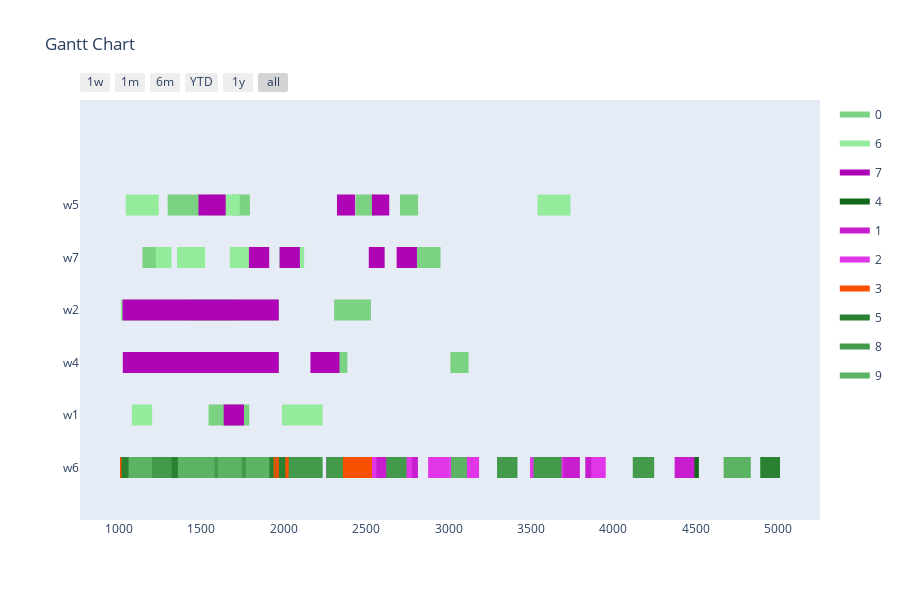

Source (notebook cell):
### Markdown cell above
Config 2 - Test with Two Point Crossover

### Code cell
optimizer = BaseGA(env)
optimizer.set_minimize()
# optional (in this case, all options given are the default option, if the configuration step is skipped)
optimizer.configure('tardiness', 'twopointcrossover', 'roulettewheel', 'randomize')
# choose an input generator (optional) -> decides how the data gets converted into the optimizer format
#optimizer.set_input_generator('SameLengthAlternativesGenerator')
# all parameters after offspring_amount are optional (in this case -> verbose=True)
result, best_fitness_history, average_fitness_history, best_generation_history, feasible_gen = optimizer.optimize(orders, max_generations, earliest_time_slot, last_time_slot, population_size, offspring_amount, verbose=True)
workstation_assignments = reformat_result(result, orders, env)
visualize(workstation_assignments, best_fitness_history, average_fitness_history, best_generation_history, feasible_gen)

### Figure 1 — Plotly figure (JSON) as saved in the notebook; plotly's stock layout.template omitted (floating-point values rounded to 4 significant figures; data arrays with more than 128 entries replaced by an {"elided": "..."} marker saying what was removed)
{"data": [{"fill": "toself", "fillcolor": "rgb(124, 210, 131)", "hoverinfo": "name", "legendgroup": "rgb(124, 210, 131)", "mode": "none", "name": "0", "type": "scatter", "x": [2705, 2815, 2815, 2705, 2705, 537, 657, 657, 537, 537, 1296, 1496, 1496, 1296, 1296, 2436, 2556, 2556, 2436, 2436, 1685, 1795, 1795, 1685, 1685, 1143, 1239, 1239, 1143, 1143, 2703, 2873, 2873, 2703, 2703, 2828, 2951, 2951, 2828, 2828, 1437, 1660, 1660, 1437, 1437, 2306, 2529, 2529, 2306, 2306, 1474, 1697, 1697, 1474, 1474, 3011, 3121, 3121, 3011, 3011, 2194, 2304, 2304, 2194, 2194, 2266, 2386, 2386, 2266, 2266, 1617, 1737, 1737, 1617, 1617, 287, 427, 427, 287, 287, 1544, 1791, 1791, 1544, 1544, 666, 913, 913, 666], "y": [4.8, 4.8, 5.2, 5.2, null, 4.8, 4.8, 5.2, 5.2, null, 4.8, 4.8, 5.2, 5.2, null, 4.8, 4.8, 5.2, 5.2, null, 4.8, 4.8, 5.2, 5.2, null, 3.8, 3.8, 4.2, 4.2, null, 3.8, 3.8, 4.2, 4.2, null, 3.8, 3.8, 4.2, 4.2, null, 2.8, 2.8, 3.2, 3.2, null, 2.8, 2.8, 3.2, 3.2, null, 2.8, 2.8, 3.2, 3.2, null, 1.8, 1.8, 2.2, 2.2, null, 1.8, 1.8, 2.2, 2.2, null, 1.8, 1.8, 2.2, 2.2, null, 1.8, 1.8, 2.2, 2.2, null, 1.8, 1.8, 2.2, 2.2, null, 0.8, 0.8, 1.2, 1.2, null, 0.8, 0.8, 1.2, 1.2]}, {"fill": "toself", "fillcolor": "rgb(149, 235, 156)", "hoverinfo": "name", "legendgroup": "rgb(149, 235, 156)", "mode": "none", "name": "6", "type": "scatter", "x": [279, 384, 384, 279, 279, 3539, 3739, 3739, 3539, 3539, 1533, 1733, 1733, 1533, 1533, 656, 856, 856, 656, 656, 1042, 1242, 1242, 1042, 1042, 1673, 1796, 1796, 1673, 1673, 1353, 1523, 1523, 1353, 1353, 1731, 1881, 1881, 1731, 1731, 1224, 1320, 1320, 1224, 1224, 1974, 2124, 2124, 1974, 1974, 880, 1012, 1012, 880, 880, 1272, 1402, 1402, 1272, 1272, 279, 419, 419, 279, 279, 852, 992, 992, 852, 852, 995, 1105, 1105, 995, 995, 1177, 1317, 1317, 1177, 1177, 1989, 2236, 2236, 1989, 1989, 1079, 1202, 1202, 1079], "y": [4.8, 4.8, 5.2, 5.2, null, 4.8, 4.8, 5.2, 5.2, null, 4.8, 4.8, 5.2, 5.2, null, 4.8, 4.8, 5.2, 5.2, null, 4.8, 4.8, 5.2, 5.2, null, 3.8, 3.8, 4.2, 4.2, null, 3.8, 3.8, 4.2, 4.2, null, 3.8, 3.8, 4.2, 4.2, null, 3.8, 3.8, 4.2, 4.2, null, 3.8, 3.8, 4.2, 4.2, null, 2.8, 2.8, 3.2, 3.2, null, 1.8, 1.8, 2.2, 2.2, null, 1.8, 1.8, 2.2, 2.2, null, 1.8, 1.8, 2.2, 2.2, null, 1.8, 1.8, 2.2, 2.2, null, 1.8, 1.8, 2.2, 2.2, null, 0.8, 0.8, 1.2, 1.2, null, 0.8, 0.8, 1.2, 1.2]}, {"fill": "toself", "fillcolor": "rgb(174, 4, 181)", "hoverinfo": "name", "legendgroup": "rgb(174, 4, 181)", "mode": "none", "name": "7", "type": "scatter", "x": [1543, 1648, 1648, 1543, 1543, 2535, 2640, 2640, 2535, 2535, 2323, 2433, 2433, 2323, 2323, 1483, 1588, 1588, 1483, 1483, 223, 328, 328, 223, 223, 1975, 2098, 2098, 1975, 1975, 1789, 1912, 1912, 1789, 1789, 2685, 2808, 2808, 2685, 2685, 882, 978, 978, 882, 882, 326, 496, 496, 326, 326, 2516, 2612, 2612, 2516, 2516, 799, 1022, 1022, 799, 799, 2208, 2338, 2338, 2208, 2208, 1586, 1696, 1696, 1586, 1586, 950, 1080, 1080, 950, 950, 914, 1024, 1024, 914, 914, 2162, 2272, 2272, 2162, 2162, 1636, 1759, 1759, 1636], "y": [4.8, 4.8, 5.2, 5.2, null, 4.8, 4.8, 5.2, 5.2, null, 4.8, 4.8, 5.2, 5.2, null, 4.8, 4.8, 5.2, 5.2, null, 4.8, 4.8, 5.2, 5.2, null, 3.8, 3.8, 4.2, 4.2, null, 3.8, 3.8, 4.2, 4.2, null, 3.8, 3.8, 4.2, 4.2, null, 3.8, 3.8, 4.2, 4.2, null, 3.8, 3.8, 4.2, 4.2, null, 3.8, 3.8, 4.2, 4.2, null, 2.8, 2.8, 3.2, 3.2, null, 1.8, 1.8, 2.2, 2.2, null, 1.8, 1.8, 2.2, 2.2, null, 1.8, 1.8, 2.2, 2.2, null, 1.8, 1.8, 2.2, 2.2, null, 1.8, 1.8, 2.2, 2.2, null, 0.8, 0.8, 1.2, 1.2]}, {"fill": "toself", "fillcolor": "rgb(18, 104, 25)", "hoverinfo": "name", "legendgroup": "rgb(18, 104, 25)", "mode": "none", "name": "4", "type": "scatter", "x": {"elided": "134 int values"}, "y": {"elided": "134 float values"}}, {"fill": "toself", "fillcolor": "rgb(199, 29, 206)", "hoverinfo": "name", "legendgroup": "rgb(199, 29, 206)", "mode": "none", "name": "1", "type": "scatter", "x": [3664, 3794, 3794, 3664, 3664, 3829, 3934, 3934, 3829, 3829, 734, 849, 849, 734, 734, 502, 656, 656, 502, 502, 4371, 4491, 4491, 4371, 4371, 2300, 2392, 2392, 2300, 2300, 2258, 2371, 2371, 2258, 2258, 3666, 3796, 3796, 3666, 3666, 1367, 1480, 1480, 1367, 1367, 1781, 1911, 1911, 1781, 1781, 1377, 1482, 1482, 1377, 1377, 2500, 2645, 2645, 2500, 2500, 4123, 4243, 4243, 4123, 4123, 1581, 1711, 1711, 1581, 1581, 537, 625, 625, 537, 537, 2598, 2703, 2703, 2598, 2598, 1125, 1213, 1213, 1125, 1125, 851, 943, 943, 851, 851, 688, 803, 803, 688, 688, 1711, 1816, 1816, 1711, 1711, 2299, 2509, 2509, 2299, 2299, 2684, 2814, 2814, 2684, 2684, 1905, 2085, 2085, 1905], "y": [-0.2, -0.2, 0.2, 0.2, null, -0.2, -0.2, 0.2, 0.2, null, -0.2, -0.2, 0.2, 0.2, null, -0.2, -0.2, 0.2, 0.2, null, -0.2, -0.2, 0.2, 0.2, null, -0.2, -0.2, 0.2, 0.2, null, -0.2, -0.2, 0.2, 0.2, null, -0.2, -0.2, 0.2, 0.2, null, -0.2, -0.2, 0.2, 0.2, null, -0.2, -0.2, 0.2, 0.2, null, -0.2, -0.2, 0.2, 0.2, null, -0.2, -0.2, 0.2, 0.2, null, -0.2, -0.2, 0.2, 0.2, null, -0.2, -0.2, 0.2, 0.2, null, -0.2, -0.2, 0.2, 0.2, null, -0.2, -0.2, 0.2, 0.2, null, -0.2, -0.2, 0.2, 0.2, null, -0.2, -0.2, 0.2, 0.2, null, -0.2, -0.2, 0.2, 0.2, null, -0.2, -0.2, 0.2, 0.2, null, -0.2, -0.2, 0.2, 0.2, null, -0.2, -0.2, 0.2, 0.2, null, -0.2, -0.2, 0.2, 0.2]}, {"fill": "toself", "fillcolor": "rgb(224, 54, 231)", "hoverinfo": "name", "legendgroup": "rgb(224, 54, 231)", "mode": "none", "name": "2", "type": "scatter", "x": [3581, 3696, 3696, 3581, 3581, 2876, 3001, 3001, 2876, 2876, 1311, 1411, 1411, 1311, 1311, 1528, 1648, 1648, 1528, 1528, 2266, 2376, 2376, 2266, 2266, 495, 610, 610, 495, 495, 1184, 1309, 1309, 1184, 1184, 549, 699, 699, 549, 549, 2296, 2352, 2352, 2296, 2296, 3494, 3590, 3590, 3494, 3494, 3866, 3953, 3953, 3866, 3866, 3309, 3371, 3371, 3309, 3309, 2679, 2779, 2779, 2679, 2679, 1777, 1907, 1907, 1777, 1777, 433, 520, 520, 433, 433, 1136, 1316, 1316, 1136, 1136, 2908, 3004, 3004, 2908, 2908, 3005, 3185, 3185, 3005, 3005, 1802, 1922, 1922, 1802, 1802, 2402, 2562, 2562, 2402, 2402, 1516, 1636, 1636, 1516, 1516, 337, 467, 467, 337, 337, 1984, 2099, 2099, 1984], "y": [-0.2, -0.2, 0.2, 0.2, null, -0.2, -0.2, 0.2, 0.2, null, -0.2, -0.2, 0.2, 0.2, null, -0.2, -0.2, 0.2, 0.2, null, -0.2, -0.2, 0.2, 0.2, null, -0.2, -0.2, 0.2, 0.2, null, -0.2, -0.2, 0.2, 0.2, null, -0.2, -0.2, 0.2, 0.2, null, -0.2, -0.2, 0.2, 0.2, null, -0.2, -0.2, 0.2, 0.2, null, -0.2, -0.2, 0.2, 0.2, null, -0.2, -0.2, 0.2, 0.2, null, -0.2, -0.2, 0.2, 0.2, null, -0.2, -0.2, 0.2, 0.2, null, -0.2, -0.2, 0.2, 0.2, null, -0.2, -0.2, 0.2, 0.2, null, -0.2, -0.2, 0.2, 0.2, null, -0.2, -0.2, 0.2, 0.2, null, -0.2, -0.2, 0.2, 0.2, null, -0.2, -0.2, 0.2, 0.2, null, -0.2, -0.2, 0.2, 0.2, null, -0.2, -0.2, 0.2, 0.2, null, -0.2, -0.2, 0.2, 0.2]}, {"fill": "toself", "fillcolor": "rgb(249, 79, 0)", "hoverinfo": "name", "legendgroup": "rgb(249, 79, 0)", "mode": "none", "name": "3", "type": "scatter", "x": [1235, 1335, 1335, 1235, 1235, 332, 388, 388, 332, 332, 1161, 1258, 1258, 1161, 1161, 440, 540, 540, 440, 440, 455, 575, 575, 455, 455, 925, 1085, 1085, 925, 925, 632, 719, 719, 632, 632, 548, 738, 738, 548, 548, 1007, 1137, 1137, 1007, 1007, 1228, 1413, 1413, 1228, 1228, 454, 584, 584, 454, 454, 2355, 2535, 2535, 2355, 2355, 1392, 1502, 1502, 1392, 1392, 1022, 1142, 1142, 1022, 1022, 520, 640, 640, 520, 520, 911, 998, 998, 911, 911, 1124, 1234, 1234, 1124, 1124, 312, 442, 442, 312, 312, 993, 1146, 1146, 993, 993, 316, 426, 426, 316, 316, 1347, 1467, 1467, 1347, 1347, 507, 594, 594, 507, 507, 1913, 2093, 2093, 1913], "y": [-0.2, -0.2, 0.2, 0.2, null, -0.2, -0.2, 0.2, 0.2, null, -0.2, -0.2, 0.2, 0.2, null, -0.2, -0.2, 0.2, 0.2, null, -0.2, -0.2, 0.2, 0.2, null, -0.2, -0.2, 0.2, 0.2, null, -0.2, -0.2, 0.2, 0.2, null, -0.2, -0.2, 0.2, 0.2, null, -0.2, -0.2, 0.2, 0.2, null, -0.2, -0.2, 0.2, 0.2, null, -0.2, -0.2, 0.2, 0.2, null, -0.2, -0.2, 0.2, 0.2, null, -0.2, -0.2, 0.2, 0.2, null, -0.2, -0.2, 0.2, 0.2, null, -0.2, -0.2, 0.2, 0.2, null, -0.2, -0.2, 0.2, 0.2, null, -0.2, -0.2, 0.2, 0.2, null, -0.2, -0.2, 0.2, 0.2, null, -0.2, -0.2, 0.2, 0.2, null, -0.2, -0.2, 0.2, 0.2, null, -0.2, -0.2, 0.2, 0.2, null, -0.2, -0.2, 0.2, 0.2, null, -0.2, -0.2, 0.2, 0.2]}, {"fill": "toself", "fillcolor": "rgb(43, 129, 50)", "hoverinfo": "name", "legendgroup": "rgb(43, 129, 50)", "mode": "none", "name": "5", "type": "scatter", "x": [2122, 2178, 2178, 2122, 2122, 1275, 1465, 1465, 1275, 1275, 973, 1163, 1163, 973, 973, 4890, 5010, 5010, 4890, 4890, 1371, 1467, 1467, 1371, 1371, 1890, 2010, 2010, 1890, 1890, 2301, 2357, 2357, 2301, 2301, 1954, 2010, 2010, 1954, 1954, 1633, 1783, 1783, 1633, 1633, 628, 684, 684, 628, 628, 1939, 1995, 1995, 1939, 1939, 852, 1037, 1037, 852, 852, 886, 1016, 1016, 886, 886, 1286, 1348, 1348, 1286, 1286, 538, 625, 625, 538, 538, 478, 628, 628, 478, 478, 1042, 1172, 1172, 1042, 1042, 1841, 1951, 1951, 1841, 1841, 1406, 1462, 1462, 1406, 1406, 1167, 1223, 1223, 1167, 1167, 2142, 2229, 2229, 2142, 2142, 3297, 3417, 3417, 3297, 3297, 3538, 3663, 3663, 3538], "y": [-0.2, -0.2, 0.2, 0.2, null, -0.2, -0.2, 0.2, 0.2, null, -0.2, -0.2, 0.2, 0.2, null, -0.2, -0.2, 0.2, 0.2, null, -0.2, -0.2, 0.2, 0.2, null, -0.2, -0.2, 0.2, 0.2, null, -0.2, -0.2, 0.2, 0.2, null, -0.2, -0.2, 0.2, 0.2, null, -0.2, -0.2, 0.2, 0.2, null, -0.2, -0.2, 0.2, 0.2, null, -0.2, -0.2, 0.2, 0.2, null, -0.2, -0.2, 0.2, 0.2, null, -0.2, -0.2, 0.2, 0.2, null, -0.2, -0.2, 0.2, 0.2, null, -0.2, -0.2, 0.2, 0.2, null, -0.2, -0.2, 0.2, 0.2, null, -0.2, -0.2, 0.2, 0.2, null, -0.2, -0.2, 0.2, 0.2, null, -0.2, -0.2, 0.2, 0.2, null, -0.2, -0.2, 0.2, 0.2, null, -0.2, -0.2, 0.2, 0.2, null, -0.2, -0.2, 0.2, 0.2, null, -0.2, -0.2, 0.2, 0.2]}, {"fill": "toself", "fillcolor": "rgb(68, 154, 75)", "hoverinfo": "name", "legendgroup": "rgb(68, 154, 75)", "mode": "none", "name": "8", "type": "scatter", "x": [1671, 1771, 1771, 1671, 1671, 472, 597, 597, 472, 472, 2258, 2358, 2358, 2258, 2258, 2030, 2117, 2117, 2030, 2030, 3294, 3414, 3414, 3294, 3294, 725, 850, 850, 725, 725, 1090, 1146, 1146, 1090, 1090, 896, 983, 983, 896, 896, 4117, 4247, 4247, 4117, 4117, 1467, 1627, 1627, 1467, 1467, 2116, 2236, 2236, 2116, 2116, 1792, 1848, 1848, 1792, 1792, 3515, 3630, 3630, 3515, 3515, 3565, 3685, 3685, 3565, 3565, 1225, 1321, 1321, 1225, 1225, 496, 593, 593, 496, 496, 1221, 1321, 1321, 1221, 1221, 1088, 1278, 1278, 1088, 1088, 2622, 2745, 2745, 2622, 2622, 1482, 1538, 1538, 1482, 1482, 250, 440, 440, 250, 250, 2275, 2337, 2337, 2275, 2275, 814, 934, 934, 814], "y": [-0.2, -0.2, 0.2, 0.2, null, -0.2, -0.2, 0.2, 0.2, null, -0.2, -0.2, 0.2, 0.2, null, -0.2, -0.2, 0.2, 0.2, null, -0.2, -0.2, 0.2, 0.2, null, -0.2, -0.2, 0.2, 0.2, null, -0.2, -0.2, 0.2, 0.2, null, -0.2, -0.2, 0.2, 0.2, null, -0.2, -0.2, 0.2, 0.2, null, -0.2, -0.2, 0.2, 0.2, null, -0.2, -0.2, 0.2, 0.2, null, -0.2, -0.2, 0.2, 0.2, null, -0.2, -0.2, 0.2, 0.2, null, -0.2, -0.2, 0.2, 0.2, null, -0.2, -0.2, 0.2, 0.2, null, -0.2, -0.2, 0.2, 0.2, null, -0.2, -0.2, 0.2, 0.2, null, -0.2, -0.2, 0.2, 0.2, null, -0.2, -0.2, 0.2, 0.2, null, -0.2, -0.2, 0.2, 0.2, null, -0.2, -0.2, 0.2, 0.2, null, -0.2, -0.2, 0.2, 0.2, null, -0.2, -0.2, 0.2, 0.2]}, {"fill": "toself", "fillcolor": "rgb(93, 179, 100)", "hoverinfo": "name", "legendgroup": "rgb(93, 179, 100)", "mode": "none", "name": "9", "type": "scatter", "x": [897, 962, 962, 897, 897, 713, 789, 789, 713, 713, 3015, 3111, 3111, 3015, 3015, 766, 911, 911, 766, 766, 4668, 4833, 4833, 4668, 4668, 729, 816, 816, 729, 729, 1516, 1581, 1581, 1516, 1516, 1059, 1201, 1201, 1059, 1059, 336, 586, 586, 336, 336, 1771, 1913, 1913, 1771, 1771, 323, 389, 389, 323, 323, 1600, 1745, 1745, 1600, 1600, 789, 931, 931, 789, 789, 355, 431, 431, 355, 355, 1358, 1522, 1522, 1358], "y": [-0.2, -0.2, 0.2, 0.2, null, -0.2, -0.2, 0.2, 0.2, null, -0.2, -0.2, 0.2, 0.2, null, -0.2, -0.2, 0.2, 0.2, null, -0.2, -0.2, 0.2, 0.2, null, -0.2, -0.2, 0.2, 0.2, null, -0.2, -0.2, 0.2, 0.2, null, -0.2, -0.2, 0.2, 0.2, null, -0.2, -0.2, 0.2, 0.2, null, -0.2, -0.2, 0.2, 0.2, null, -0.2, -0.2, 0.2, 0.2, null, -0.2, -0.2, 0.2, 0.2, null, -0.2, -0.2, 0.2, 0.2, null, -0.2, -0.2, 0.2, 0.2, null, -0.2, -0.2, 0.2, 0.2]}, {"legendgroup": "rgb(124, 210, 131)", "marker": {"color": "rgb(124, 210, 131)", "opacity": 0, "size": 1}, "mode": "markers", "name": "", "showlegend": false, "text": [null, null, null, null, null, null, null, null, null, null, null, null, null, null, null, null, null, null, null, null, null, null, null, null, null, null, null, null, null, null, null, null, null, null, null, null], "type": "scatter", "x": [2705, 2815, 537, 657, 1296, 1496, 2436, 2556, 1685, 1795, 1143, 1239, 2703, 2873, 2828, 2951, 1437, 1660, 2306, 2529, 1474, 1697, 3011, 3121, 2194, 2304, 2266, 2386, 1617, 1737, 287, 427, 1544, 1791, 666, 913], "y": [5, 5, 5, 5, 5, 5, 5, 5, 5, 5, 4, 4, 4, 4, 4, 4, 3, 3, 3, 3, 3, 3, 2, 2, 2, 2, 2, 2, 2, 2, 2, 2, 1, 1, 1, 1]}, {"legendgroup": "rgb(149, 235, 156)", "marker": {"color": "rgb(149, 235, 156)", "opacity": 0, "size": 1}, "mode": "markers", "name": "", "showlegend": false, "text": [null, null, null, null, null, null, null, null, null, null, null, null, null, null, null, null, null, null, null, null, null, null, null, null, null, null, null, null, null, null, null, null, null, null, null, null], "type": "scatter", "x": [279, 384, 3539, 3739, 1533, 1733, 656, 856, 1042, 1242, 1673, 1796, 1353, 1523, 1731, 1881, 1224, 1320, 1974, 2124, 880, 1012, 1272, 1402, 279, 419, 852, 992, 995, 1105, 1177, 1317, 1989, 2236, 1079, 1202], "y": [5, 5, 5, 5, 5, 5, 5, 5, 5, 5, 4, 4, 4, 4, 4, 4, 4, 4, 4, 4, 3, 3, 2, 2, 2, 2, 2, 2, 2, 2, 2, 2, 1, 1, 1, 1]}, {"legendgroup": "rgb(174, 4, 181)", "marker": {"color": "rgb(174, 4, 181)", "opacity": 0, "size": 1}, "mode": "markers", "name": "", "showlegend": false, "text": [null, null, null, null, null, null, null, null, null, null, null, null, null, null, null, null, null, null, null, null, null, null, null, null, null, null, null, null, null, null, null, null, null, null, null, null], "type": "scatter", "x": [1543, 1648, 2535, 2640, 2323, 2433, 1483, 1588, 223, 328, 1975, 2098, 1789, 1912, 2685, 2808, 882, 978, 326, 496, 2516, 2612, 799, 1022, 2208, 2338, 1586, 1696, 950, 1080, 914, 1024, 2162, 2272, 1636, 1759], "y": [5, 5, 5, 5, 5, 5, 5, 5, 5, 5, 4, 4, 4, 4, 4, 4, 4, 4, 4, 4, 4, 4, 3, 3, 2, 2, 2, 2, 2, 2, 2, 2, 2, 2, 1, 1]}, {"legendgroup": "rgb(18, 104, 25)", "marker": {"color": "rgb(18, 104, 25)", "opacity": 0, "size": 1}, "mode": "markers", "name": "", "showlegend": false, "text": [null, null, null, null, null, null, null, null, null, null, null, null, null, null, null, null, null, null, null, null, null, null, null, null, null, null, null, null, null, null, null, null, null, null, null, null, null, null, null, null, null, null, null, null, null, null, null, null, null, null, null, null, null, null], "type": "scatter", "x": [1327, 1422, 657, 817, 1665, 1760, 833, 987, 1016, 1103, 651, 819, 3556, 3701, 1440, 1527, 506, 651, 1231, 1318, 1031, 1209, 721, 826, 745, 955, 1109, 1235, 824, 984, 1493, 1623, 384, 538, 348, 502, 578, 704, 1065, 1219, 666, 834, 4408, 4518, 465, 575, 3646, 3791, 1091, 1236, 1056, 1224, 2402, 2547], "y": [0, 0, 0, 0, 0, 0, 0, 0, 0, 0, 0, 0, 0, 0, 0, 0, 0, 0, 0, 0, 0, 0, 0, 0, 0, 0, 0, 0, 0, 0, 0, 0, 0, 0, 0, 0, 0, 0, 0, 0, 0, 0, 0, 0, 0, 0, 0, 0, 0, 0, 0, 0, 0, 0]}, {"legendgroup": "rgb(199, 29, 206)", "marker": {"color": "rgb(199, 29, 206)", "opacity": 0, "size": 1}, "mode": "markers", "name": "", "showlegend": false, "text": [null, null, null, null, null, null, null, null, null, null, null, null, null, null, null, null, null, null, null, null, null, null, null, null, null, null, null, null, null, null, null, null, null, null, null, null, null, null, null, null, null, null, null, null, null, null], "type": "scatter", "x": [3664, 3794, 3829, 3934, 734, 849, 502, 656, 4371, 4491, 2300, 2392, 2258, 2371, 3666, 3796, 1367, 1480, 1781, 1911, 1377, 1482, 2500, 2645, 4123, 4243, 1581, 1711, 537, 625, 2598, 2703, 1125, 1213, 851, 943, 688, 803, 1711, 1816, 2299, 2509, 2684, 2814, 1905, 2085], "y": [0, 0, 0, 0, 0, 0, 0, 0, 0, 0, 0, 0, 0, 0, 0, 0, 0, 0, 0, 0, 0, 0, 0, 0, 0, 0, 0, 0, 0, 0, 0, 0, 0, 0, 0, 0, 0, 0, 0, 0, 0, 0, 0, 0, 0, 0]}, {"legendgroup": "rgb(224, 54, 231)", "marker": {"color": "rgb(224, 54, 231)", "opacity": 0, "size": 1}, "mode": "markers", "name": "", "showlegend": false, "text": [null, null, null, null, null, null, null, null, null, null, null, null, null, null, null, null, null, null, null, null, null, null, null, null, null, null, null, null, null, null, null, null, null, null, null, null, null, null, null, null, null, null, null, null, null, null], "type": "scatter", "x": [3581, 3696, 2876, 3001, 1311, 1411, 1528, 1648, 2266, 2376, 495, 610, 1184, 1309, 549, 699, 2296, 2352, 3494, 3590, 3866, 3953, 3309, 3371, 2679, 2779, 1777, 1907, 433, 520, 1136, 1316, 2908, 3004, 3005, 3185, 1802, 1922, 2402, 2562, 1516, 1636, 337, 467, 1984, 2099], "y": [0, 0, 0, 0, 0, 0, 0, 0, 0, 0, 0, 0, 0, 0, 0, 0, 0, 0, 0, 0, 0, 0, 0, 0, 0, 0, 0, 0, 0, 0, 0, 0, 0, 0, 0, 0, 0, 0, 0, 0, 0, 0, 0, 0, 0, 0]}, {"legendgroup": "rgb(249, 79, 0)", "marker": {"color": "rgb(249, 79, 0)", "opacity": 0, "size": 1}, "mode": "markers", "name": "", "showlegend": false, "text": [null, null, null, null, null, null, null, null, null, null, null, null, null, null, null, null, null, null, null, null, null, null, null, null, null, null, null, null, null, null, null, null, null, null, null, null, null, null, null, null, null, null, null, null, null, null], "type": "scatter", "x": [1235, 1335, 332, 388, 1161, 1258, 440, 540, 455, 575, 925, 1085, 632, 719, 548, 738, 1007, 1137, 1228, 1413, 454, 584, 2355, 2535, 1392, 1502, 1022, 1142, 520, 640, 911, 998, 1124, 1234, 312, 442, 993, 1146, 316, 426, 1347, 1467, 507, 594, 1913, 2093], "y": [0, 0, 0, 0, 0, 0, 0, 0, 0, 0, 0, 0, 0, 0, 0, 0, 0, 0, 0, 0, 0, 0, 0, 0, 0, 0, 0, 0, 0, 0, 0, 0, 0, 0, 0, 0, 0, 0, 0, 0, 0, 0, 0, 0, 0, 0]}, {"legendgroup": "rgb(43, 129, 50)", "marker": {"color": "rgb(43, 129, 50)", "opacity": 0, "size": 1}, "mode": "markers", "name": "", "showlegend": false, "text": [null, null, null, null, null, null, null, null, null, null, null, null, null, null, null, null, null, null, null, null, null, null, null, null, null, null, null, null, null, null, null, null, null, null, null, null, null, null, null, null, null, null, null, null, null, null], "type": "scatter", "x": [2122, 2178, 1275, 1465, 973, 1163, 4890, 5010, 1371, 1467, 1890, 2010, 2301, 2357, 1954, 2010, 1633, 1783, 628, 684, 1939, 1995, 852, 1037, 886, 1016, 1286, 1348, 538, 625, 478, 628, 1042, 1172, 1841, 1951, 1406, 1462, 1167, 1223, 2142, 2229, 3297, 3417, 3538, 3663], "y": [0, 0, 0, 0, 0, 0, 0, 0, 0, 0, 0, 0, 0, 0, 0, 0, 0, 0, 0, 0, 0, 0, 0, 0, 0, 0, 0, 0, 0, 0, 0, 0, 0, 0, 0, 0, 0, 0, 0, 0, 0, 0, 0, 0, 0, 0]}, {"legendgroup": "rgb(68, 154, 75)", "marker": {"color": "rgb(68, 154, 75)", "opacity": 0, "size": 1}, "mode": "markers", "name": "", "showlegend": false, "text": [null, null, null, null, null, null, null, null, null, null, null, null, null, null, null, null, null, null, null, null, null, null, null, null, null, null, null, null, null, null, null, null, null, null, null, null, null, null, null, null, null, null, null, null, null, null], "type": "scatter", "x": [1671, 1771, 472, 597, 2258, 2358, 2030, 2117, 3294, 3414, 725, 850, 1090, 1146, 896, 983, 4117, 4247, 1467, 1627, 2116, 2236, 1792, 1848, 3515, 3630, 3565, 3685, 1225, 1321, 496, 593, 1221, 1321, 1088, 1278, 2622, 2745, 1482, 1538, 250, 440, 2275, 2337, 814, 934], "y": [0, 0, 0, 0, 0, 0, 0, 0, 0, 0, 0, 0, 0, 0, 0, 0, 0, 0, 0, 0, 0, 0, 0, 0, 0, 0, 0, 0, 0, 0, 0, 0, 0, 0, 0, 0, 0, 0, 0, 0, 0, 0, 0, 0, 0, 0]}, {"legendgroup": "rgb(93, 179, 100)", "marker": {"color": "rgb(93, 179, 100)", "opacity": 0, "size": 1}, "mode": "markers", "name": "", "showlegend": false, "text": [null, null, null, null, null, null, null, null, null, null, null, null, null, null, null, null, null, null, null, null, null, null, null, null, null, null, null, null, null, null], "type": "scatter", "x": [897, 962, 713, 789, 3015, 3111, 766, 911, 4668, 4833, 729, 816, 1516, 1581, 1059, 1201, 336, 586, 1771, 1913, 323, 389, 1600, 1745, 789, 931, 355, 431, 1358, 1522], "y": [0, 0, 0, 0, 0, 0, 0, 0, 0, 0, 0, 0, 0, 0, 0, 0, 0, 0, 0, 0, 0, 0, 0, 0, 0, 0, 0, 0, 0, 0]}], "layout": {"height": 600, "hovermode": "closest", "showlegend": true, "title": {"text": "Gantt Chart"}, "xaxis": {"rangeselector": {"buttons": [{"count": 7, "label": "1w", "step": "day", "stepmode": "backward"}, {"count": 1, "label": "1m", "step": "month", "stepmode": "backward"}, {"count": 6, "label": "6m", "step": "month", "stepmode": "backward"}, {"count": 1, "label": "YTD", "step": "year", "stepmode": "todate"}, {"count": 1, "label": "1y", "step": "year", "stepmode": "backward"}, {"step": "all"}]}, "showgrid": false, "type": "date", "zeroline": false}, "yaxis": {"autorange": false, "range": [-1, 7], "showgrid": false, "ticktext": ["w6", "w1", "w4", "w2", "w7", "w5"], "tickvals": [0, 1, 2, 3, 4, 5], "zeroline": false}}}
